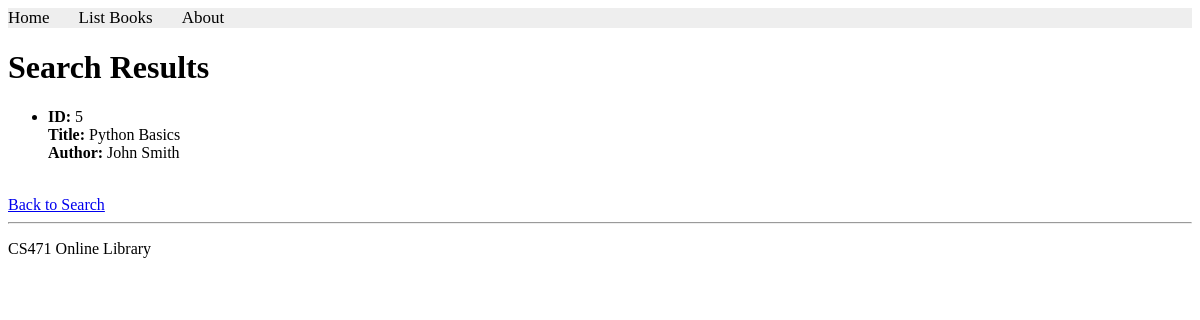
The page /books/lab8/task1 on the database its author committed.
### apps/bookmodule/models.py (models this page shows, shortened)
class Book(models.Model):
    title = models.CharField(max_length=50)
    author = models.CharField(max_length=50)
    price = models.FloatField(default=0.0)
    edition = models.SmallIntegerField(default=1)

### apps/bookmodule/views.py (the view)
# urls.py: path('lab8/task1', views.lab8_task1, name='books.lab8_task1'),
def lab8_task1(request):
    books = Book.objects.filter(Q(price__lte=80))
    return render(request, 'bookmodule/bookList.html', {'books': books})

### apps/templates/bookmodule/bookList.html (shortened to what this page needs)
{% extends "layouts/base.html" %}
{% block content %}
<h1>Search Results</h1>
{% if books %}
    <ul>
        {% for book in books %}
            <li>
                <strong>ID:</strong> {{ book.id }}<br>
                <strong>Title:</strong> {{ book.title }}<br>
                <strong>Author:</strong> {{ book.author }}
            </li>
            <br>
        {% endfor %}
    </ul>
{% else %}
    <p>No books found.</p>
{% endif %}
<a href="{% url 'books.search' %}">Back to Search</a>
{% endblock content %}

### rows shown on the page
Book: id "5", title "Python Basics", author "John Smith"
